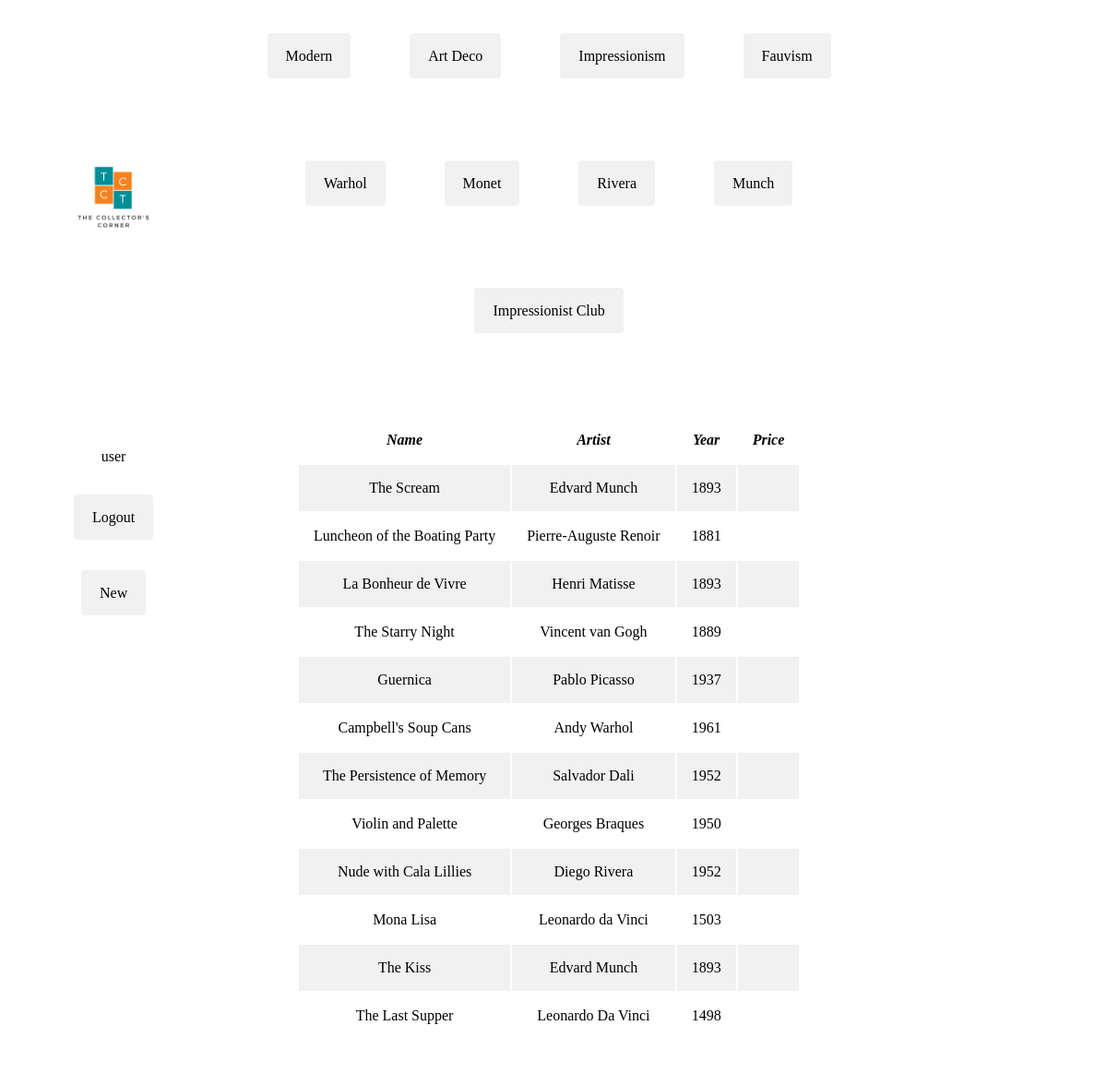
Page / (signed in) on the committed database.
### tables this page shows
CREATE TABLE collector(
    id INTEGER PRIMARY KEY AUTOINCREMENT,
    username TEXT UNIQUE NOT NULL,
    password TEXT NOT NULL,
    name TEXT
);

CREATE TABLE art(
    id INTEGER PRIMARY KEY AUTOINCREMENT,
    name TEXT NOT NULL,
    artist TEXT NOT NULL,
    year INTEGER NOT NULL,
    user_id INTEGER NOT NULL,
    collection TEXT,
    FOREIGN KEY(user_id) REFERENCES collector(id)
);

### project/index.py (the view)
@bp.route("/", methods=("GET", "POST"))
def index():
    user = g.user
    if g.user is None:
        return redirect(url_for("auth.login"))
    else:
        db = get_db()
        art = db.execute(
            "SELECT * FROM art WHERE user_id = 1"
        ).fetchall()
    return render_template("main/art.html", art=art)

### project/auth.py (called while the page is built)
@bp.before_app_request
def load_logged_in_user():
    user_id = session.get("user_id")
    if user_id is None:
        g.user = None
    else:
        g.user = (
            get_db().execute("SELECT * FROM collector WHERE id = ?", (user_id,)).fetchone()
        )

### project/db.py (called while the page is built)
def get_db():
    if "db" not in g:
        g.db = sqlite3.connect(
            current_app.config["DATABASE"], detect_types=sqlite3.PARSE_DECLTYPES
        )
        g.db.row_factory = sqlite3.Row
    return g.db

### project/templates/main/art.html
{% extends 'index.html' %}
{% block content %}
    {% if g.user %}
      <span class="table">
        <table>
          <thead>
            <tr>
              <th>Name</th>
              <th>Artist</th>
              <th>Year</th>
              <th>Price</th>
            </tr>
          </thead>
          <tbody>
            {% for a in art %}
              <tr>
                <td>{{ a.name }}</td>
                <td>{{ a.artist }}</td>
                <td>{{ a.year }}</td>
                <td>{{ a.price }}</td>
              </tr>
            {% endfor %}
          </tbody>
        </table>
    </span>
      {% else %}
        <h1>You must be logged in to view this page.</h1>
      {% endif %}
{% endblock %}

### project/templates/index.html (shortened to what this page needs)
<!doctype html>
<link rel="stylesheet" href="{{ url_for('static', filename='style.css') }}">
<div class="grid-container">
  <div class="header-title">
    <img src="{{url_for('static', filename='T.png')}}" id="corner-logo"/>
  </div>
  {% if g.user %}
    <div class="grid-header" method="post">
      <div class="item" id="menu-button">
        <a class="button" href="{{ url_for('index.genre', id=1)}}">Modern</a>
      </div>
      <div class="item" id="menu-button">
        <a class="button" href="{{ url_for('index.genre', id=2)}}">Art Deco</a>
      </div>
      <div class="item" id="menu-button">
        <a class="button" href="{{ url_for('index.genre', id=3)}}">Impressionism</a>
      </div>
      <div class="item" id="menu-button">
        <a class="button" href="{{ url_for('index.genre', id=4)}}">Fauvism</a>
      </div>
    </div>
    <div class="grid-artist">
      <div class="item" id="menu-button">
        <a class="button" href="{{ url_for('index.artist', id=1)}}">Warhol</a>
      </div>
      <div class="item" id="menu-button">
        <a class="button" href="{{ url_for('index.artist', id=2)}}">Monet</a>
      </div>
      <div class="item" id="menu-button">
        <a class="button" href="{{ url_for('index.artist', id=3)}}">Rivera</a>
      </div>
      <div class="item" id="menu-button">
        <a class="button" href="{{ url_for('index.artist', id=4)}}">Munch</a>
      </div>
    </div>
    <div class="grid-club">
      <div class="item" id="menu-button">
        <a class="button" href="{{ url_for('index.club', id=1)}}">Impressionist Club</a>
      </div>
    </div>
  {% else %}
  <div class="grid-header"></div>
  {% endif %}
  <div class="header-right"></div>
  <div class="grid-menu">
    <nav id="navbar">
        {% if g.user %}
          <div class="item" id="menu-user">
            <span id="menu-username">{{ g.user['username'] }}</span>
          </div>
          <div class="item" id="menu-button">
            <a class="button" href="{{ url_for('auth.logout') }}">Logout</a>
          </div>
          <div class="item" id="menu-button">
            <a class="button" href="{{ url_for('index.create') }}">New</a>
          </div>
        {% endif %}
    </nav>
  </div>
  <div class="grid-main">
    <section class="content">
      {% block content %}{% endblock %}
    </section>
  </div>
  <div class="content-right"></div>
</div>

### project/static/style.css (style rules this page uses)
.content { align-content: center; justify-content: center; align-items: center; }
table { align-self: center; margin: auto; }
th { text-align: center; padding: 1rem; font-style: italic; }
td { padding: 1rem; }
tbody tr:nth-child(odd) { background-color: #f1f1f1; border: #f1f1f1; color: black; }
.grid-container { display: grid; grid-template-columns: min-content auto 10rem; grid-template-areas: "left header header-right" "left artist header-right" "left club header-right" "menu main right" "menu footer footer"; grid-gap: 1rem; padding: 1rem; margin-left: 2rem; margin-right: 2rem; }
.grid-container > div { background-color: rgba(255, 255, 255, 0.8); text-align: center; padding: 20px 0; }
.grid-header { grid-area: header; align-content: center; justify-content: center; align-items: center; display: flex; }
.grid-artist { grid-area: artist; align-content: center; justify-content: center; align-items: center; display: flex; }
.grid-club { grid-area: club; align-content: center; justify-content: center; align-items: center; display: flex; }
.grid-menu { align-items: left; background-color: antiquewhite; }
.item { padding: 1rem; }
.header-title { grid-area: left; align-items: center; justify-content: center; margin: 0 auto; align-self: center; }
.header-right { grid-area: header-right; }
.content-right { grid-area: right; }
#menu-username { margin: 0 auto; }
a.button { padding: 16px 20px; border: none; border-radius: 4px; background-color: #f1f1f1; cursor: pointer; margin: 1rem; margin-bottom: 2rem; color: black; text-decoration: none; transition: all 0.2s ease-in-out; }
#corner-logo { margin: 0 auto; padding: 0; width: 80%; height: 80%; }
#menu-button { margin-bottom: 2rem; transition: all 0.2s ease-in-out; }
#menu-user { margin-bottom: 1rem; }

### rows in the picture
collector: user.username "user"
art: name "The Scream", artist "Edvard Munch", year "1893"
art: name "Luncheon of the Boating Party", artist "Pierre-Auguste Renoir", year "1881"
art: name "La Bonheur de Vivre", artist "Henri Matisse", year "1893"
art: name "The Starry Night", artist "Vincent van Gogh", year "1889"
art: name "Guernica", artist "Pablo Picasso", year "1937"
art: name "Campbell's Soup Cans", artist "Andy Warhol", year "1961"
art: name "The Persistence of Memory", artist "Salvador Dali", year "1952"
art: name "Violin and Palette", artist "Georges Braques", year "1950"
art: name "Nude with Cala Lillies", artist "Diego Rivera", year "1952"
art: name "Mona Lisa", artist "Leonardo da Vinci", year "1503"
art: name "The Kiss", artist "Edvard Munch", year "1893"
art: name "The Last Supper", artist "Leonardo Da Vinci", year "1498"
